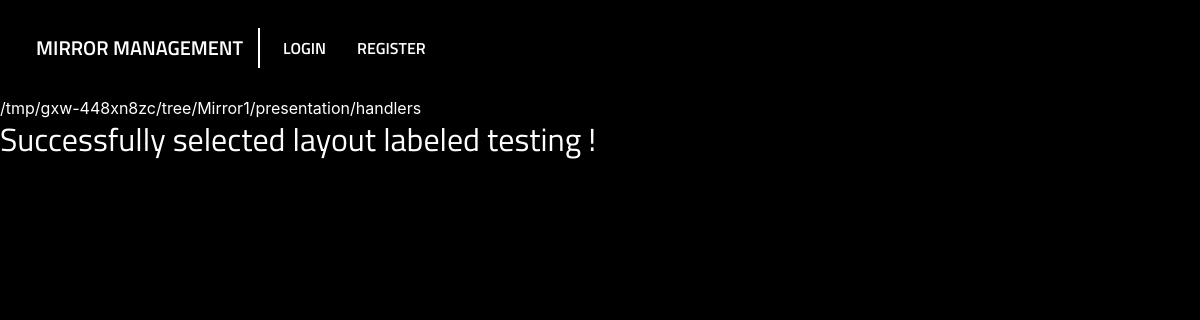
/Mirror1/presentation/handlers/selectLayout.php?id=3, run on an earlier commit of the app's database.
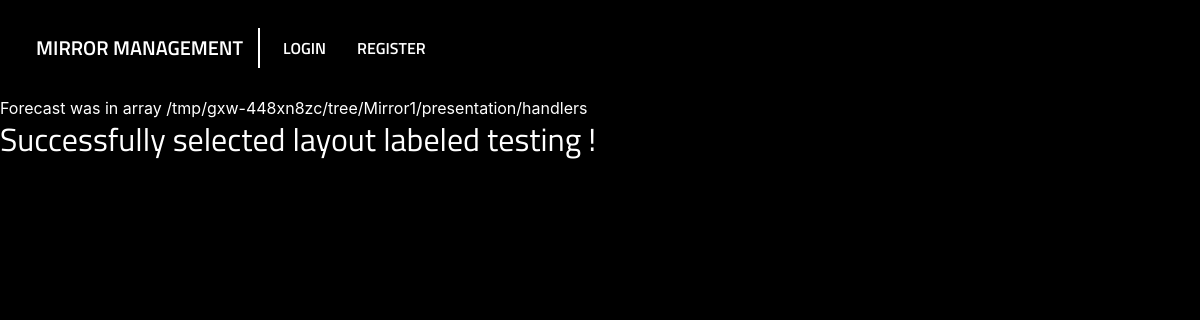
And on a later commit of the database.
### tables this page shows
CREATE TABLE `layouts` (
  `ID` int(11) NOT NULL,
  `LABEL` varchar(50) NOT NULL,
  `IMAGE` varchar(200) NOT NULL,
  `TOP_LEFT` varchar(50) NOT NULL,
  `TOP_RIGHT` varchar(50) NOT NULL,
  `BOTTOM_LEFT` varchar(50) NOT NULL,
  `BOTTOM_RIGHT` varchar(50) NOT NULL,
  `IS_ACTIVE` tinyint(1) NOT NULL DEFAULT '0'
);

### Mirror1/Autoloader.php (called while the page is built, shortened)
<?php
spl_autoload_register(function($class) {
    $lastdirectories = substr(getcwd(), strlen(__DIR__));
    $numberoflastdirectories = substr_count($lastdirectories, '\\');
    $directories = ['business', 'business/model', 'database', 'presentation', 'presentation/handlers',
        'presentation/views', 'utility'
    ];
    foreach($directories as $d) {
        $currentDirectory = $d;
        for ($x = 0; $x < $numberoflastdirectories; $x++) {
            $currentDirectory = "../" . $currentDirectory;
        }
        $classFile = $currentDirectory . '\\' . $class . '.php';
    }
})
?>

### Mirror1/database/LayoutDataService.php (called while the page is built, shortened)
<?php
require_once '../../Autoloader.php';
class LayoutDataService {
    function findByID($id) {
        $db = new Database();
        $connection = $db->getConnection();
        $stmt = $connection->prepare("SELECT * FROM LAYOUTS WHERE ID = ? LIMIT 1");
        $stmt->bind_param("i", $id);
        $stmt->execute();
        $result = $stmt->get_result();
        if ($result->num_rows == 0) {
            return null;
        }
        else {
            $layoutArray = array();
            while ($layout = $result->fetch_assoc()) {
                array_push($layoutArray, $layout);
            }
            $newLayout = new Layout($layoutArray[0]['ID'], $layoutArray[0]['LABEL'], $layoutArray[0]['IMAGE'],
                $layoutArray[0]['TOP_LEFT'], $layoutArray[0]['TOP_RIGHT'], $layoutArray[0]['BOTTOM_LEFT'], $layoutArray[0]['BOTTOM_RIGHT']);
            return $newLayout;
        }
    }
}
?>

### Mirror1/business/LayoutBusinessService.php (called while the page is built, shortened)
<?php
require_once '../../Autoloader.php';
class LayoutBusinessService {
    function findByID($id) {
        $dbService = new LayoutDataService();
        $layouts = $dbService->findByID($id);
        return $layouts;
    }
}
?>

### Mirror1/business/model/Layout.php (called while the page is built, shortened)
<?php
class Layout {
    private $label;
    private $topLeft;
    function __construct($passID, $passLabel, $passImage, $passTopLeft, $passTopRight, $passBottomLeft, $passBottomRight) {
        $this->label = $passLabel;
        $this->topLeft = $passTopLeft;
    }
    public function getLabel()
    {
        return $this->label;
    }
    public function getTopLeft()
    {
        return $this->topLeft;
    }
}
?>

### Mirror1/presentation/handlers/selectLayout.php (the view, shortened to what this page needs)
<!DOCTYPE html>
<html>
<head>
</head>
<body>
<?php
require_once '../../header.php';
$layoutID = $_GET['id'];
$service = new LayoutBusinessService();
$layout = $service->findByID($layoutID);
$modules = ["Alert", "Clock", "Calendar", "Compliments", "Weather", "Forecast", "News", "Text", "Moon", "Globe", "Bible", "Alarm",
			"Insults", "Sports"];
if (in_array($layout->getTopLeft(), $modules)) {
	echo $layout->getTopLeft() . " was in array ";
}
echo getcwd();
echo "<h2>Successfully selected layout labeled " . $layout->getLabel() . " !</h2>";
?>
</body>
</html>

What changed in the data, as far as the page shows it:
changed layouts "testing": TOP_LEFT (not shown) → "Forecast"
Also different on the page:
text now shown: "was in array"
